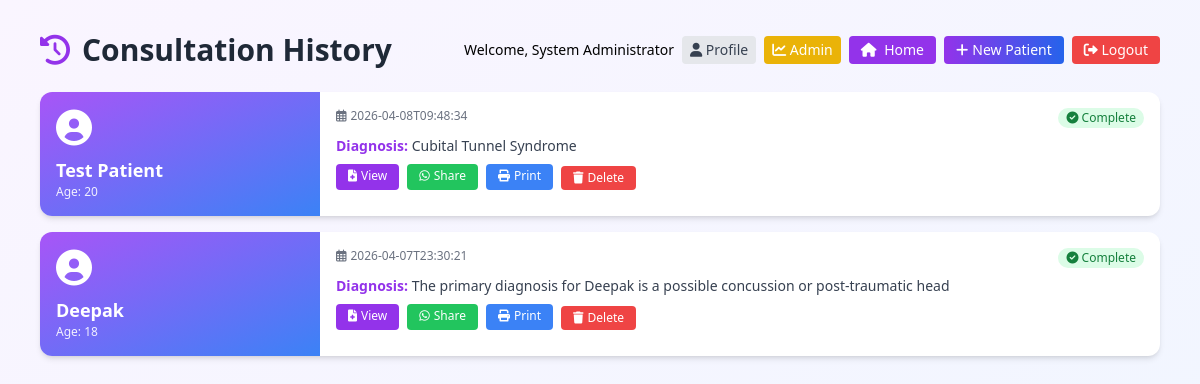
Screenshot of /history (signed in) with the database file from the repository.
### tables this page shows
CREATE TABLE consultations
                 (id TEXT PRIMARY KEY,
                  patient_name TEXT,
                  age INTEGER,
                  gender TEXT,
                  phone TEXT,
                  occupation TEXT,
                  marital_status TEXT,
                  is_pregnant TEXT,
                  trimester TEXT,
                  pregnancy_complications TEXT,
                  children_count INTEGER,
                  chief_complaint TEXT,
                  cause_of_injury TEXT,
                  past_history TEXT,
                  surgical_history TEXT,
                  chat_history TEXT,
                  final_report TEXT,
                  date TEXT, structured_recommendations TEXT, diagnosis TEXT, user_id INTEGER);

### app.py (the view)
@app.route('/history')
@login_required
def history():
    lang = session.get('lang', 'en')
    conn = sqlite3.connect('consultations.db')
    c = conn.cursor()
    if session.get('role') == 'admin':
        c.execute("SELECT id, patient_name, age, diagnosis, date FROM consultations ORDER BY date DESC")
    else:
        c.execute("SELECT id, patient_name, age, diagnosis, date FROM consultations WHERE user_id=? ORDER BY date DESC", (session['user_id'],))
    rows = c.fetchall()
    consultations = [{'id': r[0], 'patient_name': r[1], 'age': r[2], 'diagnosis': r[3] or 'N/A', 'date': r[4]} for r in rows]
    conn.close()
    return render_template('history.html', consultations=consultations, lang=lang, get_text=get_text, view_report=None)

### app.py (called while the page is built)
def login_required(f):
    @wraps(f)
    def decorated_function(*args, **kwargs):
        if 'user_id' not in session:
            return redirect(url_for('login'))
        return f(*args, **kwargs)
    return decorated_function

### templates/history.html (shortened to what this page needs)
<!DOCTYPE html>
<html lang="en">
<head>
    <script src="https://cdn.tailwindcss.com"></script>
    <link href="https://cdnjs.cloudflare.com/ajax/libs/font-awesome/6.0.0/css/all.min.css" rel="stylesheet">
    <link rel="stylesheet" href="{{ url_for('static', filename='css/style.css') }}">
</head>
<body class="bg-gradient-to-br from-purple-50 to-blue-50 min-h-screen">
    <div class="container mx-auto px-3 sm:px-4 py-4 sm:py-8 max-w-6xl">
        <div class="flex flex-col sm:flex-row justify-between items-start sm:items-center gap-3 mb-6">
            <div><h1 class="text-2xl sm:text-3xl font-bold text-gray-800"><i class="fas fa-history text-purple-600 mr-3"></i>{{ get_text('consult_history', lang) }}</h1></div>
            <div class="flex flex-wrap gap-2 items-center">
                <span class="text-sm hidden sm:inline">Welcome, {{ session.full_name }}</span>
                <a href="/profile" class="bg-gray-200 text-gray-700 px-2 py-1 rounded text-xs sm:text-sm"><i class="fas fa-user"></i> Profile</a>
                {% if session.role == 'admin' %}<a href="/admin" class="bg-yellow-500 text-white px-2 py-1 rounded text-xs sm:text-sm"><i class="fas fa-chart-line"></i> Admin</a>{% endif %}
                <a href="/" class="bg-purple-600 text-white px-3 py-1 rounded text-xs sm:text-sm"><i class="fas fa-home mr-1"></i> Home</a>
                <a href="/reset" class="bg-gradient-to-r from-purple-600 to-blue-600 text-white px-3 py-1 rounded text-xs sm:text-sm"><i class="fas fa-plus mr-1"></i>{{ get_text('new_patient', lang) }}</a>
                <a href="/logout" class="bg-red-500 text-white px-3 py-1 rounded text-xs sm:text-sm"><i class="fas fa-sign-out-alt"></i> Logout</a>
            </div>
        </div>
        {% if view_report %}
        <div class="bg-white rounded-2xl shadow-xl overflow-hidden">
            <div class="bg-gradient-to-r from-purple-600 to-blue-600 text-white px-4 py-3 flex flex-wrap justify-between items-center gap-2"><div><h2 class="text-lg sm:text-xl font-bold">{{ get_text('final_assessment', lang) }}</h2><p class="text-xs opacity-90">{{ view_report.patient_name }} | {{ view_report.date[:19] if view_report.date else '' }}</p></div><div class="flex flex-wrap gap-2"><a href="/download_structured_pdf/{{ view_report.id }}" class="bg-white/20 hover:bg-white/30 px-2 py-1 rounded text-xs"><i class="fas fa-download mr-1"></i> PDF</a><a href="/share_whatsapp/{{ view_report.id }}" target="_blank" class="bg-green-500 hover:bg-green-600 px-2 py-1 rounded text-xs"><i class="fab fa-whatsapp mr-1"></i> WhatsApp</a><a href="/print_report/{{ view_report.id }}" target="_blank" class="bg-blue-500 hover:bg-blue-600 px-2 py-1 rounded text-xs"><i class="fas fa-print mr-1"></i> Print</a><a href="/report_edit" class="bg-yellow-500 hover:bg-yellow-600 px-2 py-1 rounded text-xs"><i class="fas fa-edit mr-1"></i> Edit</a></div></div>
            <div class="p-4 sm:p-6"><div class="bg-gray-50 rounded-lg p-3 mb-4"><h3 class="font-semibold text-gray-700 mb-2">Patient Information</h3><div class="grid grid-cols-1 sm:grid-cols-2 gap-2 text-sm"><p><strong>Name:</strong> {{ view_report.patient_name }}</p><p><strong>Age:</strong> {{ view_report.patient_info.age }}</p><p><strong>Gender:</strong> {{ view_report.patient_info.gender }}</p><p><strong>Phone:</strong> {{ view_report.patient_info.phone }}</p><p><strong>Occupation:</strong> {{ view_report.patient_info.occupation }}</p><p class="col-span-2"><strong>Chief Complaint:</strong> {{ view_report.chief_complaint }}</p></div></div>
            {% if view_report.diagnosis %}<div class="mb-4"><h3 class="text-base sm:text-lg font-bold text-purple-700">Diagnosis</h3><p class="mt-1">{{ view_report.diagnosis }}</p></div>{% endif %}
            {% if view_report.structured_recommendations %}{% set rec = view_report.structured_recommendations %}{% if rec.electrotherapy %}<div class="mb-4"><h3 class="text-base sm:text-lg font-bold text-purple-700">Electrotherapy</h3><ul class="list-disc pl-5 mt-1">{% for item in rec.electrotherapy %}<li>{{ item }}</li>{% endfor %}</ul></div>{% endif %}{% if rec.home_exercises %}<div class="mb-4"><h3 class="text-base sm:text-lg font-bold text-purple-700">Home Exercises</h3><ul class="list-disc pl-5 mt-1">{% for item in rec.home_exercises %}<li>{{ item }}</li>{% endfor %}</ul></div>{% endif %}{% if rec.manual_therapy %}<div class="mb-4"><h3 class="text-base sm:text-lg font-bold text-purple-700">Manual Therapy</h3><ul class="list-disc pl-5 mt-1">{% for item in rec.manual_therapy %}<li>{{ item }}</li>{% endfor %}</ul></div>{% endif %}{% if rec.clinical_exercises %}<div class="mb-4"><h3 class="text-base sm:text-lg font-bold text-purple-700">Clinical Exercises</h3><ul class="list-disc pl-5 mt-1">{% for item in rec.clinical_exercises %}<li>{{ item }}</li>{% endfor %}</ul></div>{% endif %}{% if rec.dos_donts %}<div class="mb-4"><h3 class="text-base sm:text-lg font-bold text-purple-700">Do's & Don'ts</h3><ul class="list-disc pl-5 mt-1">{% for item in rec.dos_donts %}<li>{{ item }}</li>{% endfor %}</ul></div>{% endif %}{% else %}<div class="markdown-content">{{ view_report.final_report|safe }}</div>{% endif %}</div>
        </div>
        {% else %}
            {% if consultations %}
            <div class="grid gap-3 sm:gap-4">
                {% for c in consultations %}
                <div class="bg-white rounded-xl shadow-md hover:shadow-lg overflow-hidden">
                    <div class="flex flex-col sm:flex-row">
                        <div class="sm:w-1/4 bg-gradient-to-br from-purple-500 to-blue-500 text-white p-3 sm:p-4"><i class="fas fa-user-circle text-3xl sm:text-4xl mb-2"></i><h3 class="font-bold text-base sm:text-lg">{{ c.patient_name }}</h3><p class="text-xs opacity-90">Age: {{ c.age }}</p></div>
                        <div class="flex-1 p-3 sm:p-4"><div class="flex flex-wrap justify-between items-start mb-2"><span class="text-xs text-gray-500"><i class="far fa-calendar-alt mr-1"></i>{{ c.date[:19] if c.date else '' }}</span><span class="bg-green-100 text-green-700 px-2 py-0.5 rounded-full text-xs"><i class="fas fa-check-circle"></i> {{ get_text('complete', lang) }}</span></div><p class="text-gray-700 mb-2 text-sm"><strong class="text-purple-600">Diagnosis:</strong> {{ c.diagnosis[:80] if c.diagnosis else 'N/A' }}</p><div class="flex flex-wrap gap-2"><a href="/view_report/{{ c.id }}" class="bg-purple-600 text-white px-3 py-1 rounded text-xs"><i class="fas fa-file-medical mr-1"></i>View</a><a href="/share_whatsapp/{{ c.id }}" target="_blank" class="bg-green-500 text-white px-3 py-1 rounded text-xs"><i class="fab fa-whatsapp mr-1"></i>Share</a><a href="/print_report/{{ c.id }}" target="_blank" class="bg-blue-500 text-white px-3 py-1 rounded text-xs"><i class="fas fa-print mr-1"></i>Print</a><form action="/delete_consultation/{{ c.id }}" method="POST" onsubmit="return confirm('Are you sure?');" style="display: inline;"><button type="submit" class="bg-red-500 hover:bg-red-600 text-white px-3 py-1 rounded text-xs"><i class="fas fa-trash mr-1"></i>Delete</button></form></div></div>
                    </div>
                </div>
                {% endfor %}
            </div>
            {% endif %}
        {% endif %}
    </div>
</body>
</html>

### rows the page displays
consultations: patient_name "Test Patient", age "20", date "2026-04-08T09:48:34", get_text "Complete", diagnosis "Cubital Tunnel Syndrome"
consultations: patient_name "Deepak", age "18", date "2026-04-07T23:30:21", get_text "Complete", diagnosis "The primary diagnosis for Deepak is a possible concussion or post-traumatic head"

### other values shown
{{ get_text('consult_history', lang) }} "Consultation History"
{{ session.full_name }} "System Administrator"
{{ get_text('new_patient', lang) }} "New Patient"
